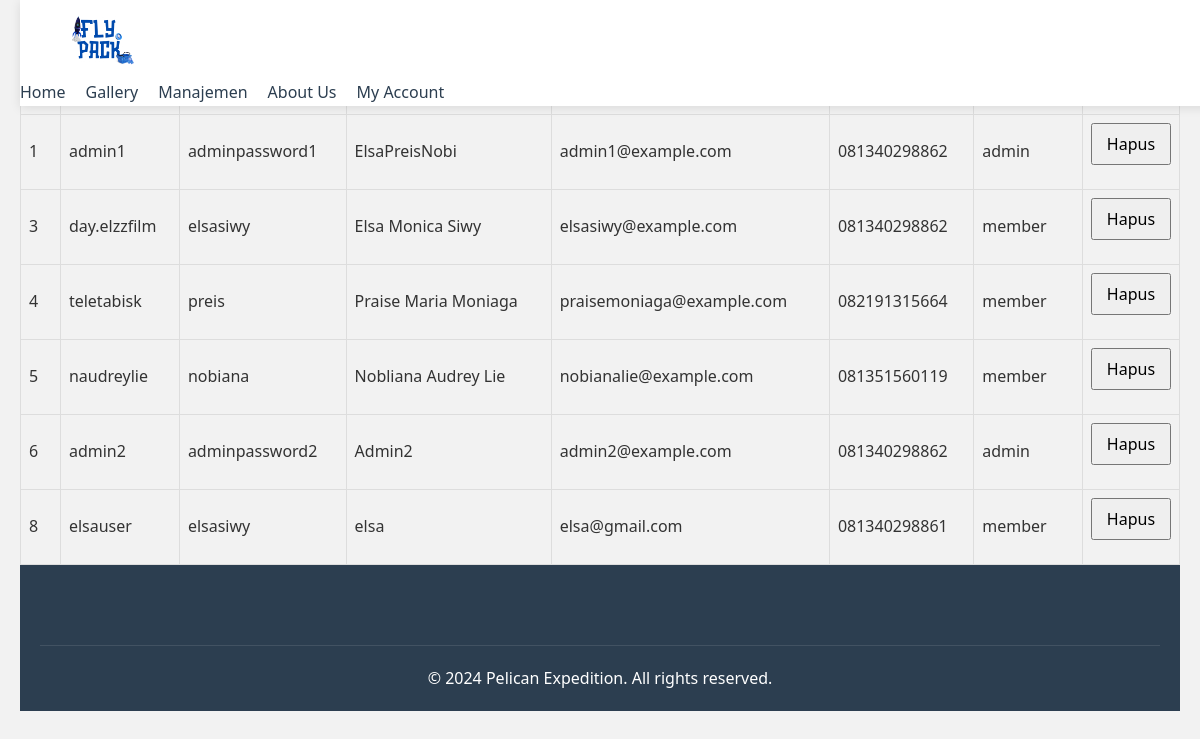
The page /php/list_account.php on the database its author committed.
### tables this page shows
CREATE TABLE `users` (
  `id` int(11) NOT NULL,
  `username` varchar(50) NOT NULL,
  `password` varchar(255) NOT NULL,
  `name` varchar(100) NOT NULL,
  `email` varchar(100) NOT NULL,
  `phone` varchar(20) NOT NULL,
  `user_type` enum('admin','member') NOT NULL
);

### php/list_account.php (the view, shortened to what this page needs)
<?php
require 'config.php';
$sql = "SELECT * FROM users";
$result = $conn->query($sql);
?>
<!DOCTYPE html>
<html lang="en">
<head>
    <link rel="stylesheet" href="../css/style.css"/>
</head>
<body class="konten">
    <header class="main-menu">
        <div class="container">
            <img src="../img/logo.png" alt="Pelican Expedition Logo" class="logo">
        </div>
        <nav>
            <ul>
                <li><a href="../home_admin.html">Home</a></li>
                <li><a href="../gallery_admin.html">Gallery</a></li>
                <li><a href="manajemen_pengiriman.php">Manajemen</a></li>
                <li><a href="../contact_admin.html">About Us</a></li>
                <li><a href="my_account_admin.php">My Account</a></li>
            </ul>
        </nav>
    </header>
    <div class="main-content">
        <h1>Daftar Pengguna</h1>
        <table class="user-table">
            <thead>
                <tr>
                    <th>ID</th>
                    <th>Username</th>
                    <th>Password</th>
                    <th>Name</th>
                    <th>Email</th>
                    <th>Phone</th>
                    <th>User Type</th>
                    <th>Hapus</th>
                </tr>
            </thead>
            <tbody>
                <?php
                if ($result->num_rows > 0) {
                    while ($row = $result->fetch_assoc()) {
                        echo "<tr>";
                        echo "<td>" . $row['id'] . "</td>";
                        echo "<td>" . $row['username'] . "</td>";
                        echo "<td>" . $row['password'] . "</td>";
                        echo "<td>" . $row['name'] . "</td>";
                        echo "<td>" . $row['email'] . "</td>";
                        echo "<td>" . $row['phone'] . "</td>";
                        echo "<td>" . $row['user_type'] . "</td>";
                        echo "<td>
                            <form method='post' action='list_account.php'>
                                <input type='hidden' name='id_to_delete' value='" . $row['id'] . "'>
                                <input type='submit' name='hapus' value='Hapus'>
                            </form>
                        </td>";
                        echo "</tr>";
                    }
                } else {
                    echo "<tr><td colspan='8'>Tidak ada data pengguna.</td></tr>";
                }
                ?>
            </tbody>
        </table>
    </div>
    <footer class="footer">
        <p>&copy; 2024 Pelican Expedition. All rights reserved.</p>
    </footer>
</body>
</html>

### css/style.css (style rules this page uses)
:root { --primary-color: #3498db; --secondary-color: #2c3e50; --background-color: #f4f6f7; --white-color: #ffffff; --text-color: #333; }
* { margin: 0; padding: 0; box-sizing: border-box; font-family: 'Segoe UI', Tahoma, Geneva, Verdana, sans-serif; }
body { line-height: 1.6; color: var(--text-color); background-color: var(--background-color); }
.main-menu { background-color: var(--white-color); box-shadow: 0 2px 10px rgba(0,0,0,0.1); position: fixed; width: 100%; top: 0; z-index: 1000; }
.main-menu .container { display: flex; justify-content: space-between; align-items: center; padding: 15px 50px; }
.logo { height: 50px; }
nav ul { display: flex; list-style: none; gap: 20px; }
nav ul li a { text-decoration: none; color: var(--secondary-color); font-weight: 500; transition: color 0.3s ease; }
body::before { content: ''; position: fixed; top: 0; left: 0; width: 100%; height: 100%; pointer-events: none; background-image: radial-gradient(#ffffff 8%, transparent 8%), radial-gradient(#ffffff 8%, transparent 8%); background-position: 0 0, 50px 50px; background-size: 100px 100px; opacity: 0.03; z-index: -1; }
.footer { background: var(--secondary-color); color: white; padding: 50px 20px 20px; }
.footer p { text-align: center; margin-top: 30px; padding-top: 20px; border-top: 1px solid rgba(255,255,255,0.1); }
form { flex-direction: column; }
input, select, button { margin-bottom: 1em; padding: 0.5em; font-size: 1em; width: 100%; }
.user-table { width: 100%; border-collapse: collapse; }
.user-table th, .user-table td { border: 1px solid #ddd; padding: 8px; text-align: left; }
.user-table th { background-color: #f2f2f2; }
.user-table tr:nth-child(even) { background-color: #f2f2f2; }
.user-table { border-collapse: collapse; width: 100%; }
.user-table th, .user-table td { border: 1px solid #dddddd; padding: 8px; text-align: left; }
body { font-family: Arial, sans-serif; margin: 0; padding: 0; background-color: #f2f2f2; }
.konten { padding: 20px; }

### rows shown on the page
users: id "1", username "admin1", password "adminpassword1", name "ElsaPreisNobi", email "admin1@example.com", phone "081340298862", user_type "admin"
users: id "3", username "day.elzzfilm", password "elsasiwy", name "Elsa Monica Siwy", email "elsasiwy@example.com", phone "081340298862", user_type "member"
users: id "4", username "teletabisk", password "preis", name "Praise Maria Moniaga", email "praisemoniaga@example.com", phone "082191315664", user_type "member"
users: id "5", username "naudreylie", password "nobiana", name "Nobliana Audrey Lie", email "nobianalie@example.com", phone "081351560119", user_type "member"
users: id "6", username "admin2", password "adminpassword2", name "Admin2", email "admin2@example.com", phone "081340298862", user_type "admin"
users: id "8", username "elsauser", password "elsasiwy", name "elsa", email "elsa@gmail.com", phone "081340298861", user_type "member"
